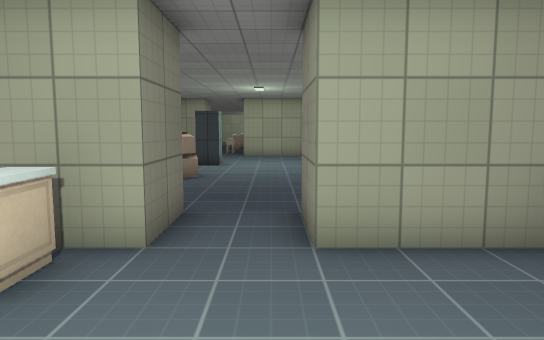
view 1 (above)

23 first-person views from a walk through a level from a Godot 3-D game. The camera is 1.4 m above the floor, tilts 6° down and sees 70° across. Doors that lead somewhere are drawn open, without their leaves. The floor is counted in squares, 1 m on a side. Each view is taken from the middle of a square. On the plan, view 1 faces up. The plan holds only what a view shows up to about 16 squares ahead; the rest is blank. The place goes on beyond the plan. Characters and animated objects are not drawn. Surface patterns are stand-ins for the level's own textures.

view 2
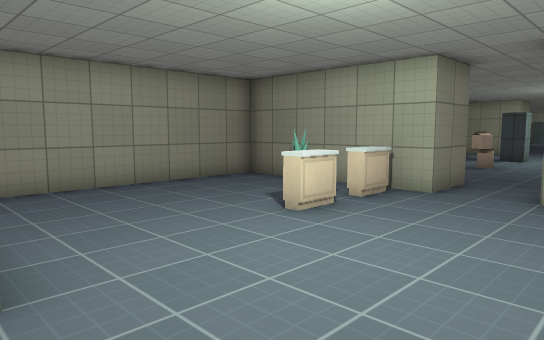

view 3
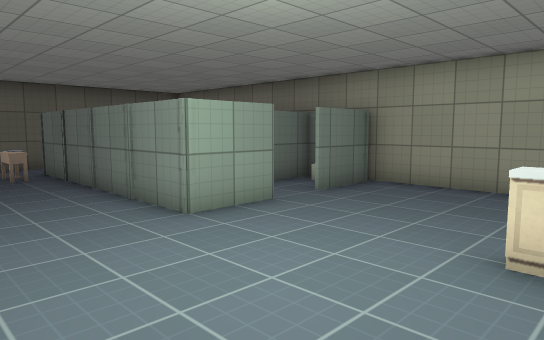

view 4
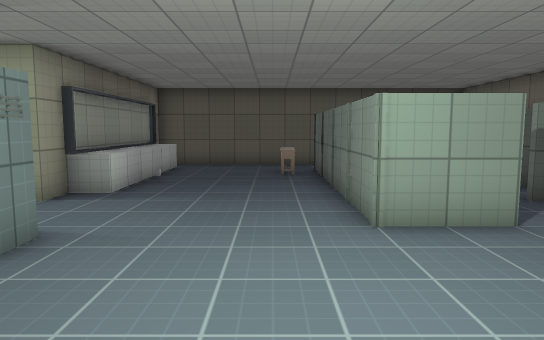

view 5
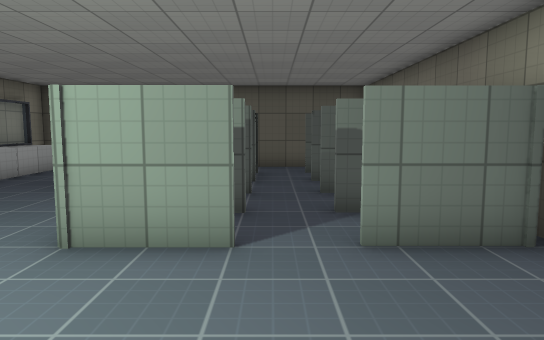

view 6
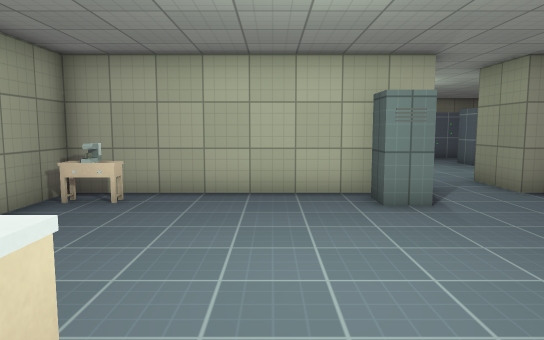

view 7
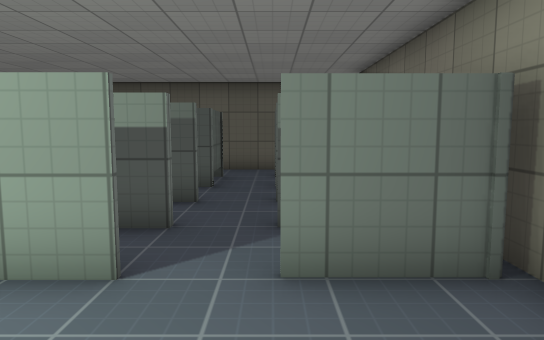

view 8
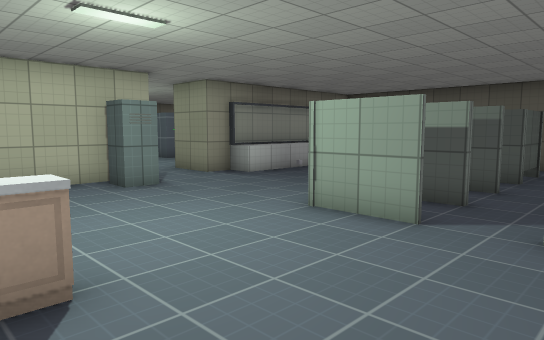

view 9
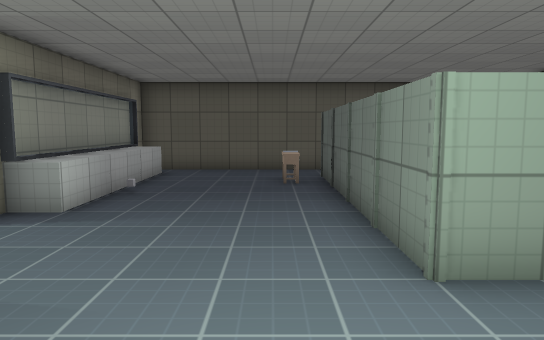

view 10
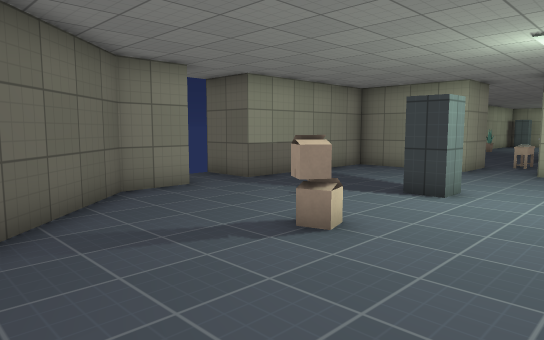

view 11
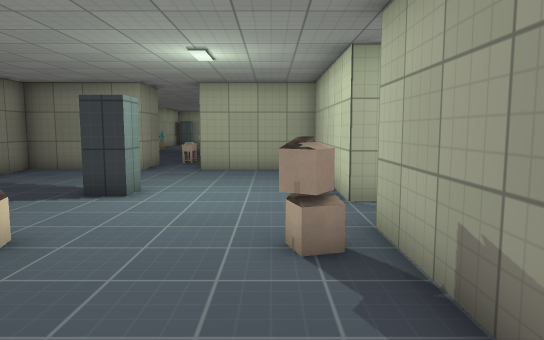

view 12
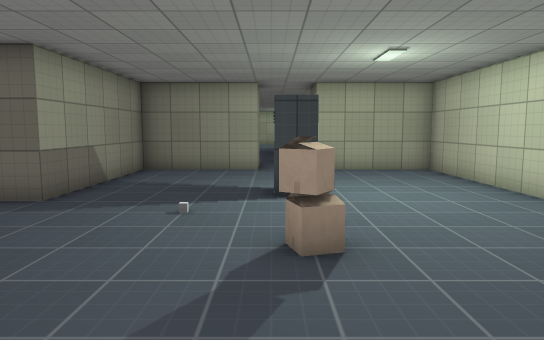

view 13
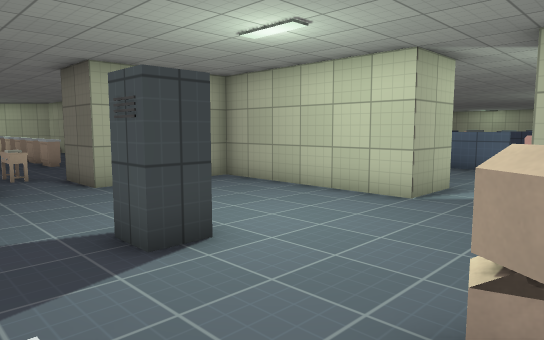

view 14
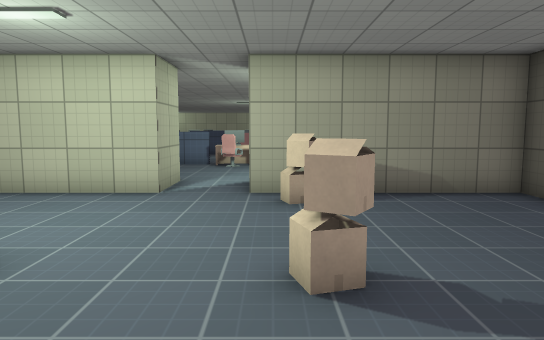

view 15
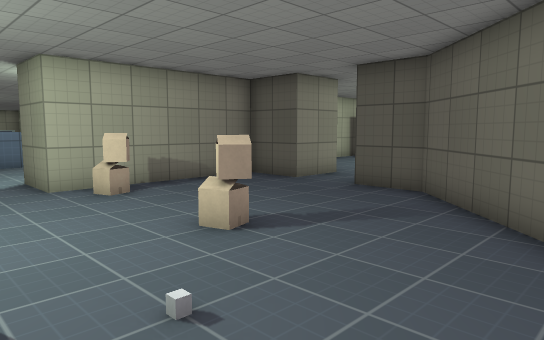

view 16
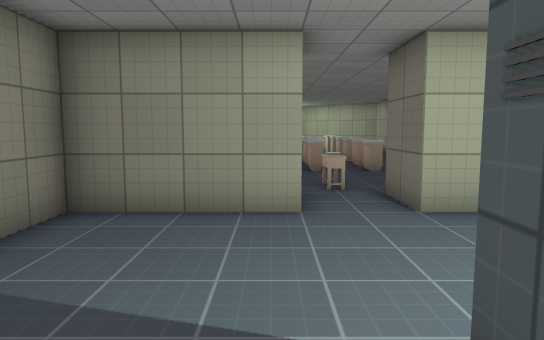

view 17
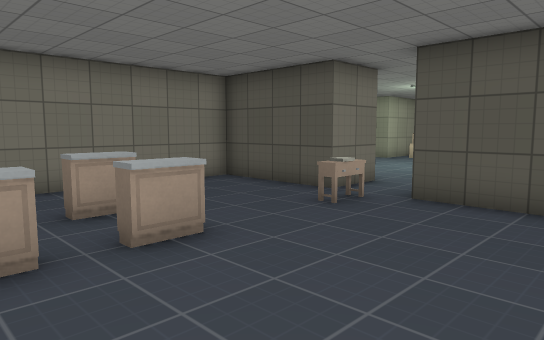

view 18
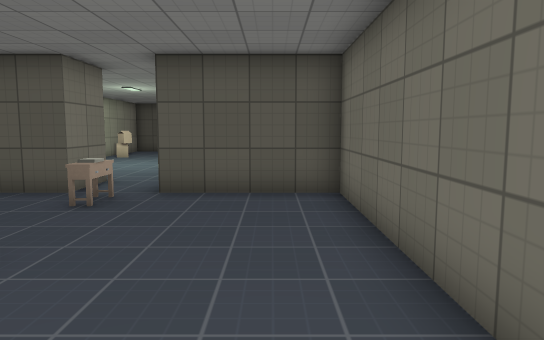

view 19
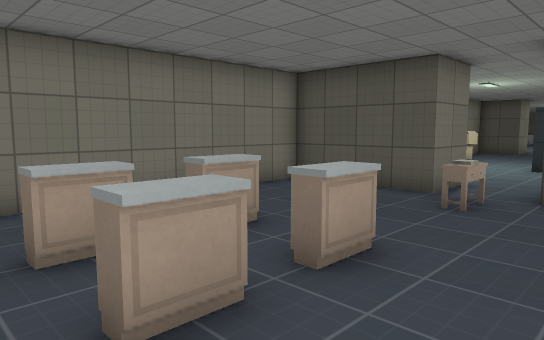

view 20
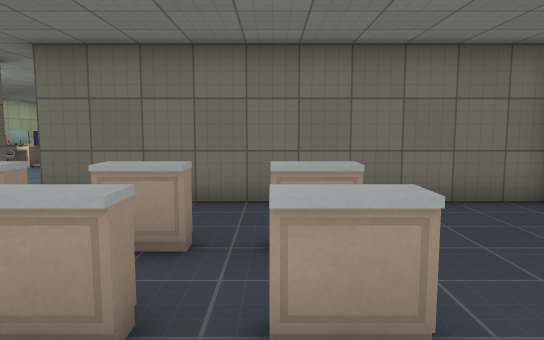

view 21
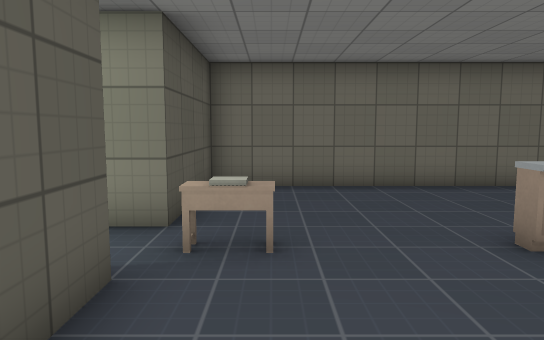

view 22
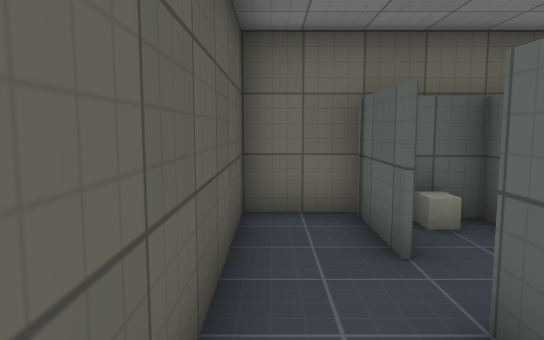

view 23
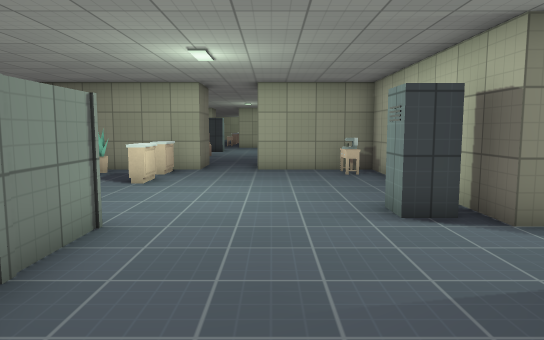

### Floor plan
Ten units are one square. View 1 is at (0, 0); x grows to the right and y downward. Boxes are objects, and circles mark ways between rooms. Rooms are numbered by the first view taken in them; rooms with no view inside come last. Other rooms are left out.
<svg viewBox="-90 -320 140 460">
<path fill="none" stroke="#000" d="M-36 35 -15 35 -15 115M40 30 30 30 30 21 40 21M45 35 45 -45 5 -45 5 -65M35 64 45 64M-73 35 -50 35M-30 115 -36 115 -36 99M-15 -65 -15 -45 -75 -45 -75 48M-35 135 45 135 45 128M43 125 43 64M45 124 45 54M35 125 35 64M-20 -160 -20 -150 -29 -150 -29 -160M25 -145 25 -205 -15 -205 -15 -215M-75 -126 -75 -107 -33 -65 -15 -65M-35 -215 -35 -205 -75 -205 -75 -145M5 -65 25 -65 25 -125M-15 -215 -15 -225 25 -225 25 -315M-75 -308 -75 -225 -35 -225 -35 -215M-50 115 -72 115M-75 104 -75 135 -35 135M-70 100 -70 117"/>
<rect x="-55" y="-45" width="20" height="20" fill="#bbb"><title>plant</title></rect>
<rect x="-35" y="-25" width="20" height="20" fill="#bbb"><title>other object</title></rect>
<rect x="-35" y="-45" width="20" height="20" fill="#bbb"><title>other object</title></rect>
<rect x="-5" y="95" width="10" height="20" fill="#bbb"><title>other object</title></rect>
<rect x="25" y="-45" width="10" height="10" fill="#bbb"><title>machine</title></rect>
<rect x="35" y="-45" width="10" height="20" fill="#bbb"><title>other object</title></rect>
<rect x="-35" y="-115" width="20" height="10" fill="#bbb"><title>box</title></rect>
<rect x="-25" y="-125" width="10" height="10" fill="#bbb"><title>box</title></rect>
<rect x="5" y="-115" width="20" height="10" fill="#bbb"><title>box</title></rect>
<rect x="15" y="-125" width="10" height="10" fill="#bbb"><title>box</title></rect>
<rect x="-35" y="-285" width="20" height="20" fill="#bbb"><title>other object</title></rect>
<rect x="-35" y="-305" width="20" height="20" fill="#bbb"><title>other object</title></rect>
<rect x="-25" y="-245" width="10" height="20" fill="#bbb"><title>other object</title></rect>
<rect x="-15" y="-285" width="20" height="20" fill="#bbb"><title>other object</title></rect>
<rect x="-15" y="-305" width="20" height="20" fill="#bbb"><title>other object</title></rect>
<rect x="-15" y="-315" width="20" height="10" fill="#bbb"><title>other object</title></rect>
<circle cx="-5" cy="-55" r="3" fill="#2a7"/>
<circle cx="-25" cy="125" r="3" fill="#2a7"/>
<circle cx="-40" cy="110" r="3" fill="#2a7"/>
<circle cx="-50" cy="75" r="3" fill="#2a7"/>
<circle cx="-30" cy="-210" r="3" fill="#2a7"/>
<text x="-10" y="30">1</text>
<text x="-20" y="-140">2</text>
<text x="-30" y="-270">3</text>
<text x="-60" y="120">4</text>
</svg>
Room 1 opens to room 2. Room 1 opens to room 4. Room 2 opens to room 3.

Where each view was taken, in squares from view 1:
view 1: 0 up, 0 right, facing up
view 2: 4 down, 2 right, facing up-left
view 3: 2 up, 2 right, facing down-left
view 4: 2 up, 0 right, facing down
view 5: 1 up, 4 left, facing down
view 6: 0 up, 4 left, facing right
view 7: 0 up, 5 left, facing down
view 8: 2 up, 6 left, facing down-right
view 9: 0 up, 0 right, facing down
view 10: 7 up, 1 right, facing up-left
view 11: 7 up, 1 right, facing up
view 12: 7 up, 3 left, facing up
view 13: 11 up, 5 left, facing up-right
view 14: 12 up, 6 left, facing right
view 15: 15 up, 7 left, facing down-right
view 16: 14 up, 4 left, facing up
view 17: 30 up, 7 left, facing down-right
view 18: 31 up, 6 left, facing down
view 19: 31 up, 5 left, facing down-right
view 20: 28 up, 5 left, facing right
view 21: 24 up, 2 right, facing left
view 22: 13 down, 1 left, facing left
view 23: 9 down, 1 right, facing up
